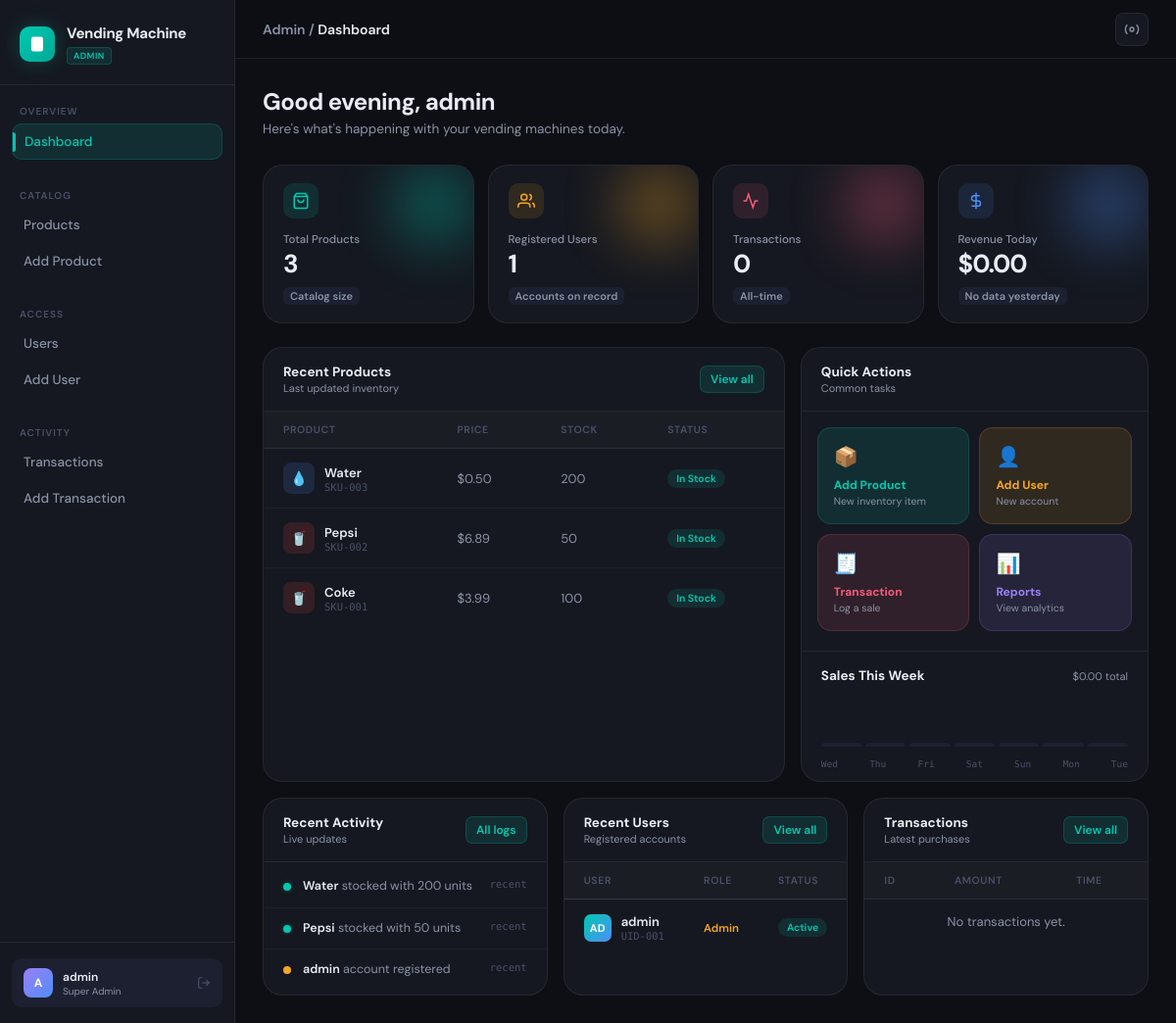
The page /admin/dashboard (signed in) on the database its author committed.
### tables this page shows
CREATE TABLE products (
    id INT AUTO_INCREMENT PRIMARY KEY,
    name VARCHAR(255) NOT NULL,
    price DECIMAL(10, 3) NOT NULL,
    quantity_available INT NOT NULL,
    product_badge ENUM('none', 'new', 'sale') NOT NULL DEFAULT 'none',
    old_price DECIMAL(10, 3) NULL,
    CONSTRAINT products_price_positive CHECK (price > 0),
    CONSTRAINT products_quantity_available_non_negative CHECK (quantity_available >= 0),
    CONSTRAINT products_old_price_above_price CHECK (old_price IS NULL OR old_price > price)
);

CREATE TABLE users (
    id INT AUTO_INCREMENT PRIMARY KEY,
    username VARCHAR(100) NOT NULL UNIQUE,
    password VARCHAR(255) NOT NULL,
    role ENUM('admin', 'user') NOT NULL
);

### web/views/admin/dashboard.php (the view, shortened to what the rows shown need)
<?php
$hour = (int) date('G');
$greeting = $hour < 12 ? 'Good morning' : ($hour < 18 ? 'Good afternoon' : 'Good evening');
$thumbStyles = [
    ['#e74c3c', '🥤'],
    ['#f5a623', '🍊'],
    ['#00c9b1', '⚡'],
    ['#4f8ef7', '💧'],
    ['#9b7ff4', '☕'],
];
$pickThumb = static function (string $name) use ($thumbStyles): array {
    $key = strtolower($name);
    if (str_contains($key, 'water')) return $thumbStyles[3];
    if (str_contains($key, 'coffee') || str_contains($key, 'nescafe')) return $thumbStyles[4];
    if (str_contains($key, 'fanta') || str_contains($key, 'orange')) return $thumbStyles[1];
    if (str_contains($key, 'mountain') || str_contains($key, 'energy')) return $thumbStyles[2];
    return $thumbStyles[0];
};
$avatarGradients = [
    ['#00c9b1', '#4f8ef7'],
    ['#f5a623', '#f25c7a'],
    ['#9b7ff4', '#f25c7a'],
    ['#4f8ef7', '#9b7ff4'],
    ['#f25c7a', '#f5a623'],
];
$stockPill = static function (int $qty): array {
    if ($qty <= 0) return ['red', 'Out of Stock'];
    if ($qty < 10) return ['yellow', 'Low Stock'];
    return ['green', 'In Stock'];
};
$deltaText = null;
$deltaClass = 'up';
?>
<div class="dash-header">
  <h1><?php echo htmlspecialchars($greeting); ?>, <?php echo htmlspecialchars($adminUsername); ?></h1>
  <p>Here's what's happening with your vending machines today.</p>
</div>
<div class="stats-row">
  <div class="stat-card teal">
    <div class="stat-icon"><svg viewBox="0 0 24 24"><path d="M6 2 3 6v14a2 2 0 0 0 2 2h14a2 2 0 0 0 2-2V6l-3-4z"/><line x1="3" y1="6" x2="21" y2="6"/><path d="M16 10a4 4 0 0 1-8 0"/></svg></div>
    <div class="stat-label">Total Products</div>
    <div class="stat-value"><?php echo number_format((int) $stats['products']); ?></div>
    <span class="stat-delta muted">Catalog size</span>
  </div>
  <div class="stat-card amber">
    <div class="stat-icon"><svg viewBox="0 0 24 24"><path d="M17 21v-2a4 4 0 0 0-4-4H5a4 4 0 0 0-4 4v2"/><circle cx="9" cy="7" r="4"/><path d="M23 21v-2a4 4 0 0 0-3-3.87"/><path d="M16 3.13a4 4 0 0 1 0 7.75"/></svg></div>
    <div class="stat-label">Registered Users</div>
    <div class="stat-value"><?php echo number_format((int) $stats['users']); ?></div>
    <span class="stat-delta muted">Accounts on record</span>
  </div>
  <div class="stat-card rose">
    <div class="stat-icon"><svg viewBox="0 0 24 24"><polyline points="22 12 18 12 15 21 9 3 6 12 2 12"/></svg></div>
    <div class="stat-label">Transactions</div>
    <div class="stat-value"><?php echo number_format((int) $stats['transactions']); ?></div>
    <span class="stat-delta muted">All-time</span>
  </div>
  <div class="stat-card blue">
    <div class="stat-icon"><svg viewBox="0 0 24 24"><line x1="12" y1="1" x2="12" y2="23"/><path d="M17 5H9.5a3.5 3.5 0 0 0 0 7h5a3.5 3.5 0 0 1 0 7H6"/></svg></div>
    <div class="stat-label">Revenue Today</div>
    <div class="stat-value">$<?php echo number_format((float) $stats['revenueToday'], 2); ?></div>
    <?php if ($deltaText !== null): ?>
      <span class="stat-delta <?php echo $deltaClass; ?>"><?php echo htmlspecialchars($deltaText); ?></span>
    <?php else: ?>
      <span class="stat-delta muted">No data yesterday</span>
    <?php endif; ?>
  </div>
</div>
<div class="section-grid">
  <div class="panel">
    <div class="panel-head">
      <div>
        <div class="panel-title">Recent Products</div>
        <div class="panel-sub">Last updated inventory</div>
      </div>
      <a class="panel-action" href="/products">View all</a>
    </div>
    <div class="table-wrap">
      <table>
        <thead>
          <tr><th>Product</th><th>Price</th><th>Stock</th><th>Status</th></tr>
        </thead>
        <tbody>
          <?php if (empty($recentProducts)): ?>
            <tr><td colspan="4" class="panel-empty">No products yet.</td></tr>
          <?php else: ?>
            <?php foreach ($recentProducts as $product):
              [$thumbColor, $thumbEmoji] = $pickThumb((string) $product['name']);
              [$pillTone, $pillLabel] = $stockPill((int) $product['quantity_available']);
            ?>
            <tr>
              <td>
                <div class="prod-cell">
                  <div class="prod-thumb" style="background: <?php echo $thumbColor; ?>26;"><?php echo $thumbEmoji; ?></div>
                  <div>
                    <div class="prod-name"><?php echo htmlspecialchars((string) $product['name']); ?></div>
                    <div class="prod-sku">SKU-<?php echo str_pad((string) $product['id'], 3, '0', STR_PAD_LEFT); ?></div>
                  </div>
                </div>
              </td>
              <td>$<?php echo number_format((float) $product['price'], 2); ?></td>
              <td><?php echo (int) $product['quantity_available']; ?></td>
              <td><span class="pill <?php echo $pillTone; ?>"><?php echo $pillLabel; ?></span></td>
            </tr>
            <?php endforeach; ?>
          <?php endif; ?>
        </tbody>
      </table>
    </div>
  </div>
  <div class="panel">
    <div class="panel-head">
      <div>
        <div class="panel-title">Quick Actions</div>
        <div class="panel-sub">Common tasks</div>
      </div>
    </div>
    <div class="quick-grid">
      <a class="quick-card teal" href="/products/create">
        <div class="qc-icon">📦</div>
        <div class="qc-label">Add Product</div>
        <div class="qc-desc">New inventory item</div>
      </a>
      <a class="quick-card amber" href="/users/create">
        <div class="qc-icon">👤</div>
        <div class="qc-label">Add User</div>
        <div class="qc-desc">New account</div>
      </a>
      <a class="quick-card rose" href="/transactions/create">
        <div class="qc-icon">🧾</div>
        <div class="qc-label">Transaction</div>
        <div class="qc-desc">Log a sale</div>
      </a>
      <a class="quick-card violet" href="/transactions">
        <div class="qc-icon">📊</div>
        <div class="qc-label">Reports</div>
        <div class="qc-desc">View analytics</div>
      </a>
    </div>
    <div class="panel-head" style="border-top:1px solid var(--border); border-bottom:none; margin-top:4px;">
      <div class="panel-title">Sales This Week</div>
      <div class="panel-sub">$<?php echo number_format(array_sum(array_column($weeklySales, 'total')), 2); ?> total</div>
    </div>
    <div class="chart-bars" id="chartBars"></div>
    <div class="bar-labels" id="chartLabels"></div>
  </div>
</div>
<div class="bottom-row">
  <div class="panel">
    <div class="panel-head">
      <div>
        <div class="panel-title">Recent Activity</div>
        <div class="panel-sub">Live updates</div>
      </div>
      <a class="panel-action" href="/transactions">All logs</a>
    </div>
    <div class="feed-list">
      <?php if (empty($activity)): ?>
        <div class="panel-empty">No activity yet.</div>
      <?php else: ?>
        <?php foreach ($activity as $entry): ?>
          <div class="feed-item">
            <div class="feed-dot <?php echo htmlspecialchars($entry['tone']); ?>"></div>
            <div class="feed-text"><?php echo $entry['text']; ?></div>
            <div class="feed-time"><?php echo htmlspecialchars($entry['time']); ?></div>
          </div>
        <?php endforeach; ?>
      <?php endif; ?>
    </div>
  </div>
  <div class="panel">
    <div class="panel-head">
      <div>
        <div class="panel-title">Recent Users</div>
        <div class="panel-sub">Registered accounts</div>
      </div>
      <a class="panel-action" href="/users">View all</a>
    </div>
    <div class="table-wrap">
      <table>
        <thead><tr><th>User</th><th>Role</th><th>Status</th></tr></thead>
        <tbody>
          <?php if (empty($recentUsers)): ?>
            <tr><td colspan="3" class="panel-empty">No users yet.</td></tr>
          <?php else: ?>
            <?php foreach ($recentUsers as $i => $user):
              $gradient = $avatarGradients[$i % count($avatarGradients)];
              $initial = strtoupper(substr((string) $user['username'], 0, 2));
              $role = (string) $user['role'];
            ?>
            <tr>
              <td>
                <div class="prod-cell">
                  <div class="admin-avatar" style="background:linear-gradient(135deg,<?php echo $gradient[0]; ?>,<?php echo $gradient[1]; ?>);width:28px;height:28px;border-radius:7px;font-size:11px;"><?php echo htmlspecialchars($initial); ?></div>
                  <div>
                    <div class="prod-name"><?php echo htmlspecialchars((string) $user['username']); ?></div>
                    <div class="prod-sku">UID-<?php echo str_pad((string) $user['id'], 3, '0', STR_PAD_LEFT); ?></div>
                  </div>
                </div>
              </td>
              <td><span class="role-tag <?php echo $role === 'admin' ? 'admin' : 'user'; ?>"><?php echo htmlspecialchars(ucfirst($role)); ?></span></td>
              <td><span class="pill green">Active</span></td>
            </tr>
            <?php endforeach; ?>
          <?php endif; ?>
        </tbody>
      </table>
    </div>
  </div>
  <div class="panel">
    <div class="panel-head">
      <div>
        <div class="panel-title">Transactions</div>
        <div class="panel-sub">Latest purchases</div>
      </div>
      <a class="panel-action" href="/transactions">View all</a>
    </div>
    <div class="table-wrap">
      <table>
        <thead><tr><th>ID</th><th>Amount</th><th>Time</th></tr></thead>
        <tbody>
          <?php if (empty($recentTransactions)): ?>
            <tr><td colspan="3" class="panel-empty">No transactions yet.</td></tr>
          <?php endif; ?>
        </tbody>
      </table>
    </div>
  </div>
</div>
<?php
require __DIR__ . '/layout.php';

### Router.php (shortened to what the rows shown need)
<?php
final class Router
{
    private array $routes = [];
    public function addRoute(HttpMethod|string $method, string $uri, string $handler): void
    {
        $methodValue = $method instanceof HttpMethod ? $method->value : $method;
        $this->routes[$methodValue][$uri] = $handler;
    }
    public function addAttributeRoutes(string $controller): void
    {
        $reflection = new \ReflectionClass($controller);
        foreach ($reflection->getMethods() as $method) {
            foreach ($method->getAttributes(Route::class) as $attribute) {
                $route = $attribute->newInstance();
            }
        }
    }
    public function dispatch(HttpMethod|string $method, string $uri): mixed
    {
        $methodValue = $method instanceof HttpMethod ? $method->value : $method;
        $lookupMethod = $methodValue === 'HEAD' ? HttpMethod::GET->value : $methodValue;
        $path = parse_url($uri, PHP_URL_PATH) ?: '/';
        foreach ($this->routes[$lookupMethod] ?? [] as $route => $handler) {
            $pattern = preg_replace('/\{[a-zA-Z0-9_]+\}/', '([a-zA-Z0-9_]+)', $route);
            $pattern = str_replace('/', '\/', $pattern);
            $pattern = '/^' . $pattern . '$/';
            if (preg_match($pattern, $path, $matches)) {
                array_shift($matches);
                $matches = array_map(
                    static fn (string $value): int|string => ctype_digit($value) ? (int) $value : $value,
                    $matches,
                );
                list($controller, $action) = explode('@', $handler);
                $controllerInstance = new $controller();
                if (method_exists($controllerInstance, $action)) {
                    return $controllerInstance->$action(...$matches);
                }
            }
        }
    }
}

### rows shown on the page
products: thumbEmoji "💧", name "Water", id "003", price "0.50", quantity_available "200", pillLabel "In Stock"
products: thumbEmoji "🥤", name "Pepsi", id "002", price "6.89", quantity_available "50", pillLabel "In Stock"
products: thumbEmoji "🥤", name "Coke", id "001", price "3.99", quantity_available "100", pillLabel "In Stock"
users: username "AD", username "admin", id "001", role "Admin"

### other values the page prints
$sectionKey "OVERVIEW"
$item['label'] "Dashboard"
$sectionKey "CATALOG"
$item['label'] "Products"
$item['label'] "Add Product"
$sectionKey "ACCESS"
$item['label'] "Users"
$item['label'] "Add User"
$sectionKey "ACTIVITY"
$item['label'] "Transactions"
$item['label'] "Add Transaction"
$stats['products'] "3"
$stats['users'] "1"
$stats['transactions'] "0"
$stats['revenueToday'] "0.00"
